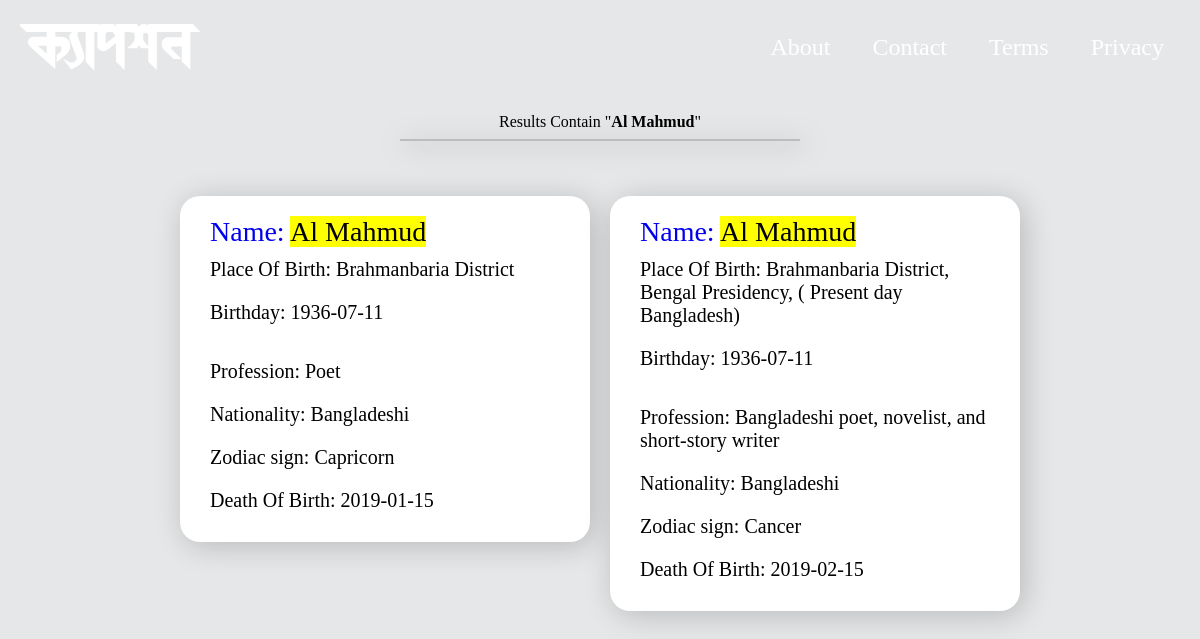
The app's page /search-results.php?term=Al Mahmud with its own data.
### tables this page shows
CREATE TABLE `blog_cats` (
  `catID` int(11) NOT NULL,
  `catTitle` varchar(200) NOT NULL,
  `catSlug` varchar(200) NOT NULL,
  `image` text NOT NULL,
  `birthday` date NOT NULL,
  `facebook` text NOT NULL,
  `twitter` text NOT NULL,
  `linkdin` text NOT NULL,
  `youtube` text NOT NULL,
  `about` text NOT NULL,
  `birthplace` text NOT NULL,
  `deathdate` date NOT NULL,
  `profession` text NOT NULL,
  `nationality` text NOT NULL,
  `zodiac` text NOT NULL
);

### inc/dbconfig.php (called while the page is built, shortened)
<?php
	require_once('head.php');
?>

### search-results.php (the view, shortened to what this page needs)
<?php
	require_once('inc/dbconfig.php');
	$key = $_GET['term'];
	$query = "SELECT * FROM blog_cats WHERE catTitle LIKE '%".$_GET['term']."%' OR birthday LIKE '%".$_GET['term']."%' OR profession LIKE '%".$_GET['term']."%' OR nationality LIKE '%".$_GET['term']."%' OR zodiac LIKE '%".$_GET['term']."%' OR birthplace LIKE '%".$_GET['term']."%' OR deathdate  LIKE '%".$_GET['term']."%'";
	$result = mysqli_query($con,$query);
	echo '<div class="fontboxcontainer" style="height: auto !important;display:inline-table;">';
		if(mysqli_num_rows($result) > 0)
		{
			echo '<center>Results Contain "<b>'.$_GET['term'].'</b>"</center><hr class="hr">';
			while($row = mysqli_fetch_assoc($result))
			{
				echo '<div class="fontbox">';
				$search_title = '<div class="fonttitle"><a href="writter.php?catid='.$row['catID'].'">Name: '.$row['catTitle'].'</a></div>';
				echo preg_replace("/\w*?$key\w*/i", "<mark>$0</mark>", $search_title);
			    $search_description = '<div class="preview" style="font-family: ManowarNihar; font-size: 20px"><fontpriview>Place Of Birth: '.$row['birthplace'].'<fontpriview></div>';
			    echo preg_replace("/\w*?$key\w*/i", "<mark>$0</mark>", $search_description);
			    $search_birthday = '<div class="preview" style="font-family: ManowarNihar; font-size: 20px"><fontpriview>Birthday: '.$row['birthday'].'<fontpriview></div>';
			    echo preg_replace("/\w*?$key\w*/i", "<mark>$0</mark>", $search_birthday);
			    $search_profession = '<p><div class="preview" style="font-family: ManowarNihar; font-size: 20px"><fontpriview>Profession: '.$row['profession'].'<fontpriview></div>';
			    echo preg_replace("/\w*?$key\w*/i", "<mark>$0</mark>", $search_profession);
			    $search_nationality = '<div class="preview" style="font-family: ManowarNihar; font-size: 20px"><fontpriview>Nationality: '.$row['nationality'].'<fontpriview></div>';
			    echo preg_replace("/\w*?$key\w*/i", "<mark>$0</mark>", $search_nationality);
			    $search_nationality = '<div class="preview" style="font-family: ManowarNihar; font-size: 20px"><fontpriview>Zodiac sign: '.$row['zodiac'].'<fontpriview></div>';
			    echo preg_replace("/\w*?$key\w*/i", "<mark>$0</mark>", $search_nationality);
			    $search_deathdate = '<div class="preview" style="font-family: ManowarNihar; font-size: 20px"><fontpriview>Death Of Birth: '.$row['deathdate'].'<fontpriview></div>';
			    echo preg_replace("/\w*?$key\w*/i", "<mark>$0</mark>", $search_deathdate);
			    echo '</div>';
			}
		}
?>

### inc/head.php (shortened to what this page needs)
<?php
require_once('dbconfig.php');
?>
<html>
<head>
<link rel="stylesheet" href="main.css" />
<link rel="stylesheet" href="https://cdnjs.cloudflare.com/ajax/libs/font-awesome/4.7.0/css/font-awesome.min.css">
<head>
<body>
<header>
<div class="header">
<center>
<ul class="topnav">
<div class="logo">
<a href="/"><img src="img/logo.svg" class="logo"></a>
</div>
<li><a href="/privacy.php">Privacy</a></li>
<li><a href="/terms.php">Terms</a></li>
<li><a href="/contact.php">Contact</a></li>
<li><a href="/about.php">About</a></li>
</ul>
</center>
</div>
</header>
<br/>

### main.css (style rules this page uses)
body { margin: 0; background: #e6e7e8; font-family: AdorNoirrit; text-align: center; }
.fontboxcontainer { max-width: 1400px; }
.fontbox { position:relative; background-color:#f1f1f2; background-image:url(../img/fontbox.svg); background-position:top left; background-repeat:no-repeat; display:inline-table; width:370px; border-radius:20px; padding:20px; margin:10px; margin-top:30px; margin-bottom:20px; text-align:left; box-shadow:4px 4px 30px 0 rgba(0,0,0,.2); transition:padding .5s; min-height:140px }
.fonttitle { font-size: 28px; margin-left: 10px; display: inline-table; }
.preview { font-size: 40px; padding: 10px; transition: color .5s; }
.hr { width: 400px; height: 2px; border: 0; background: #bbbdc0; box-shadow: 4px 4px 25px 0 rgba(0, 0, 0, .5); margin-bottom: 25px; }
::placeholder { color: black; opacity: 1; }
a { text-decoration: none; }
.header { padding: 20px; }
ul.topnav { max-width: 1000px; list-style-type: none; margin: 0; padding: 0; overflow: hidden; padding: 10px; }
ul.topnav li { float: right; }
ul.topnav li a { display: inline-block; color: #fff; text-align: center; padding: 14px 16px; text-decoration: none; transition: background .5s, color .5s, padding .5s; font-size: 24px; margin-left: 10px; }
.header { padding: 20px 10px 30px 10px; }
ul.topnav { max-width: 1200px; list-style-type: none; margin: 0; padding: 0; overflow: hidden; padding: 10px; }
ul.topnav .logo { float: left; display: inline-block; transition: 0.5s; }
ul.topnav li a { display: inline-block; color: #ffffff; text-align: center; padding: 14px 16px; text-decoration: none; transition: background 0.5s, color 0.5s, padding 0.5s; font-size: 24px; margin-left: 10px; border-radius: 30px; }
.logo { width: 180px; }
.header { background-image: url("https://lipighor.com/newimg/header.svg"); background-position: top; background-size: 100%; background-repeat: no-repeat; padding: 10px; }
img { transition: 0.6s; }

### records on screen
blog_cats: catTitle "Al Mahmud", birthplace "Brahmanbaria District", birthday "1936-07-11", profession "Poet", nationality "Bangladeshi", zodiac "Capricorn", deathdate "2019-01-15"
blog_cats: catTitle "Al Mahmud", birthplace "Brahmanbaria District, Bengal Presidency, ( Present day Bangladesh)", birthday "1936-07-11", profession "Bangladeshi poet, novelist, and short-story writer", nationality "Bangladeshi", zodiac "Cancer", deathdate "2019-02-15"

### other values on screen
$_GET['term'] "Al Mahmud"
